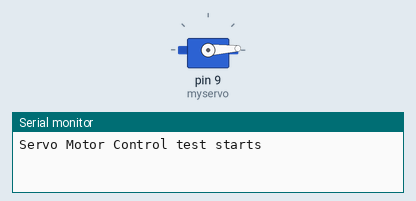
Bench run of a sketch on a simulated Arduino Uno, built with avr-gcc and run on an emulated ATmega328P. Shown: servo, the last lines printed to the serial monitor.

Above: at 0.05 s.
At 0.9 s:
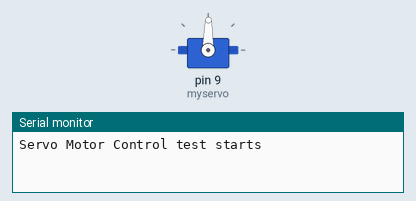
At 1.75 s:
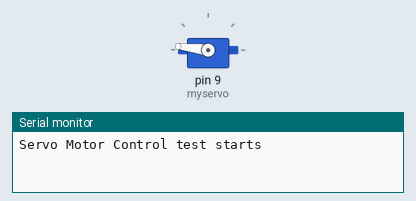
At 3.45 s:
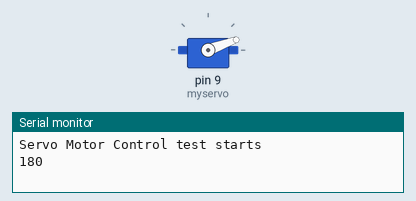
Timing chart, 0 to 8.4 s (numbered marks = the images above):
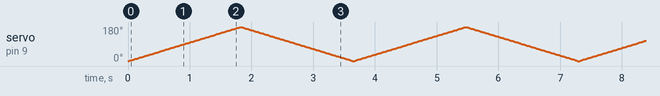

The sketch:

main.ino
```cpp
/*
    Control servo motor
    31 Mar 2025 by Blind Author
*/

#include <Servo.h>

Servo myservo;

int pos = 0;

void setup() {
  Serial.begin(9600);
  Serial.println("Servo Motor Control test starts");
  myservo.attach(9);
}

void loop() {
  for (pos = 0; pos <= 180; pos += 1) {
    myservo.write(pos);
    delay(10);
  }

  Serial.println(myservo.read());

  for (pos = 180; pos >= 0; pos -= 1) {
    myservo.write(pos);
    delay(10);
  }

  Serial.println(myservo.read());
}
```
